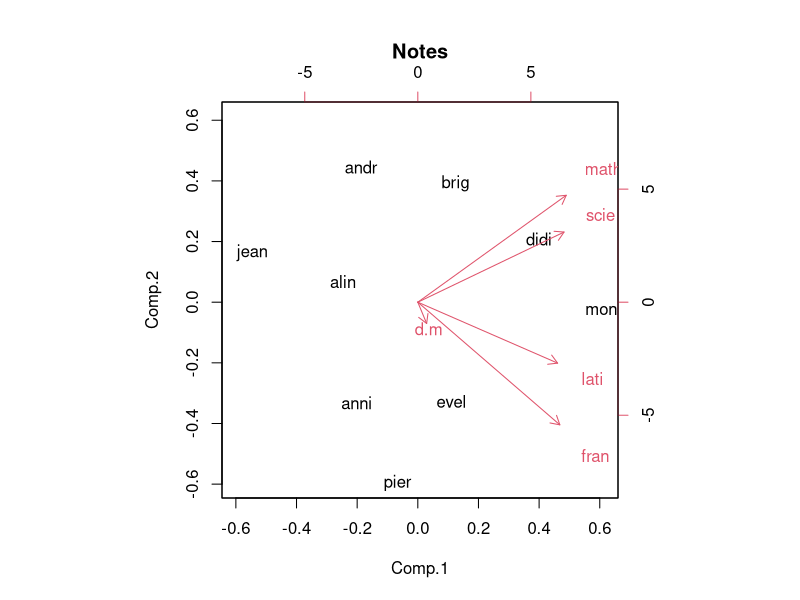
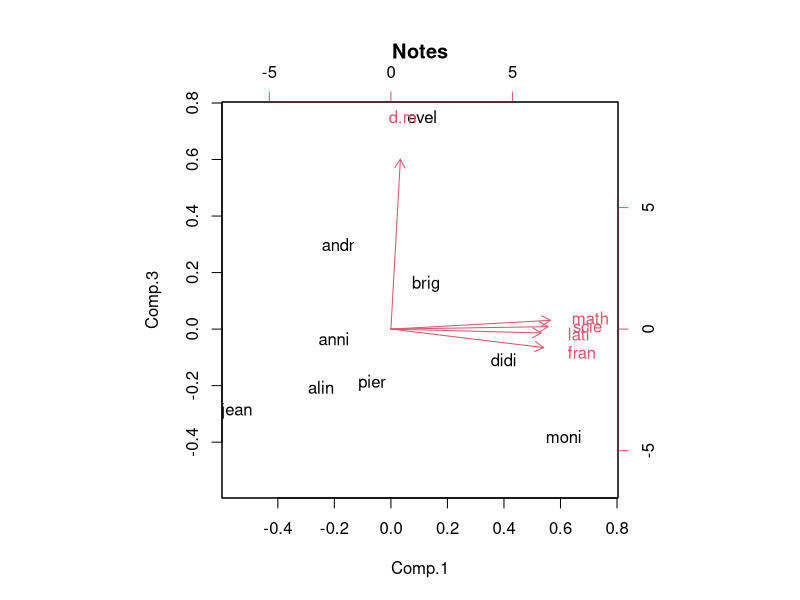
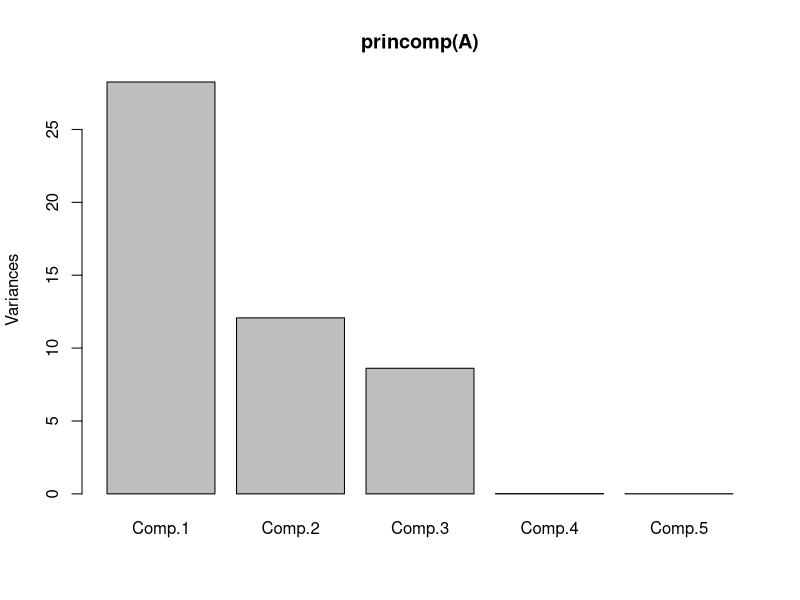

Write R code to recreate these figures, in order.
notes<-read.table("notes.txt")
princomp(notes) #calcule les differents weas
(princomp(notes)$sdev)^2 # Valeurs propres;
princomp(notes)$loadings # axes principaux
princomp(notes)$scores # matrice ACP

#centrage du tableau de donn?es
A=scale(notes,scale=FALSE)
biplot(princomp(A),main="Notes") 					#axes 1 et 2
biplot(princomp(A),choices = c(1,3),main="Notes")	#axes 1 et 3

png(file = "plots/2.2_plot.png");
plot(princomp(A));
dev.off();